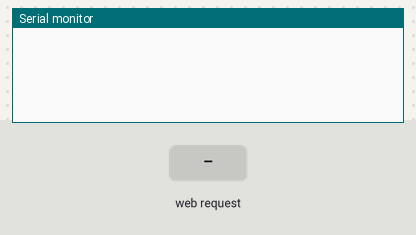
The sketch below on a simulated ESP32. Parts: the last lines printed to the serial monitor. The inputs (shaded band) are chosen by the test bench. WiFi joins after 1.5 s; servers stay silent unless stated.

Above: at 3.2 s.
3.3 s: HTTP request GET /control?cmd=FreePath received
At 3.9 s:
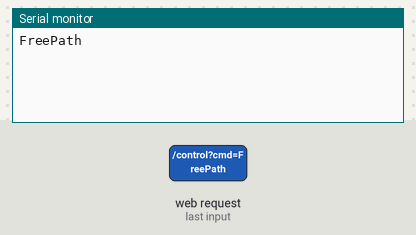
4.8 s: HTTP request GET /control?cmd=Obstacle received
At 6.3 s:
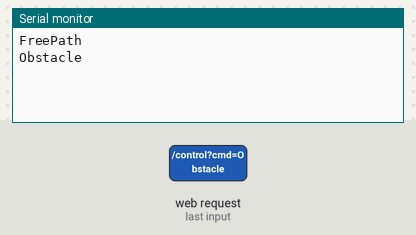

The sketch:

MarsRoverESP.ino
```cpp
#include <WiFi.h>
#include <WebServer.h>

const char* ssid = "ASG";
const char* password = "436426";

WebServer server(80);  // HTTP-server op poort 80

void handleCommand() {
  String cmd = server.arg("cmd");
  cmd.trim();

  if (cmd == "FreePath" || cmd == "Obstacle") {
    Serial.println(cmd);  // Stuur door naar Arduino via TX (pin 1)
    server.send(200, "text/plain", "OK");
  } else {
    server.send(400, "text/plain", "Invalid command");
  }
}

void setup() {
  Serial.begin(9600);  // Let op: dit is via TX0 (pin 1)

  WiFi.begin(ssid, password);
  while (WiFi.status() != WL_CONNECTED) {
    delay(1000);
  }

  server.on("/control", handleCommand);
  server.begin();
}

void loop() {
  server.handleClient();
}
```

Measured:
- after the input at 3.3 s, the serial monitor: prints a new line at once (image 1)
- after the input at 4.8 s, the serial monitor: prints a new line at once (image 2)
